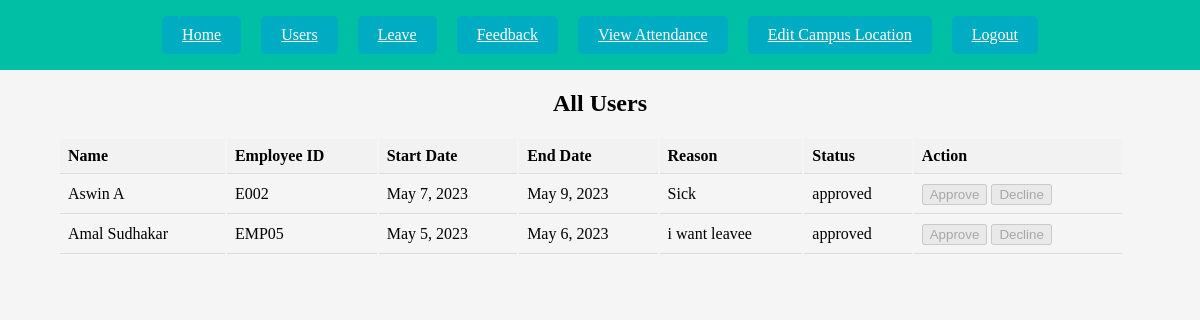
/admin_leave/ (signed in), run on the app's committed database.
### faculty_app/models.py (models this page shows, shortened)
class Leave(models.Model):
    user = models.ForeignKey(User, on_delete=models.CASCADE)
    start_date = models.DateField()
    end_date = models.DateField()
    reason = models.CharField(max_length=255)
    status = models.CharField(max_length=40, default='approval pending')

class Faculty(models.Model):
    user = models.OneToOneField(User, on_delete=models.CASCADE, related_name='faculty')
    dob = models.DateField()
    department = models.CharField(max_length=4, choices=DEPARTMENTS)
    date_of_join = models.DateField()
    subject = models.CharField(max_length=4, choices=SUBJECTS)
    emp_id = models.CharField(max_length=10, unique=True)

### faculty_app/views.py (the view)
# urls.py: path('admin_leave/', views.admin_leave, name='admin_leave'),
@admin_required
def admin_leave(request):
    leaves = Leave.objects.select_related('user__faculty').all()
    return render(request, 'admin/admin_leave.html', {'leaves': leaves})

### faculty_app/templates/admin/admin_leave.html
{% extends 'admin/admin_base.html' %}
{% block content %}
<div class="user-list" style="margin-top: 90px; text-align: center;">
  <table class="user-table">
    <h2>All Users</h2>
    <thead>
      <tr>
        <th>Name</th>
        <th>Employee ID</th>
        <th>Start Date</th>
        <th>End Date</th>
        <th>Reason</th>
        <th>Status</th>
        <th>Action</th>
      </tr>
    </thead>
    <tbody>
      {% for leave in leaves %}
          <tr>
            <td>{{ leave.user.first_name }} {{ leave.user.last_name }}</td>
            <td>{{ leave.user.faculty.emp_id }}</td>
            <td>{{ leave.start_date }}</td>
            <td>{{ leave.end_date }}</td>
            <td>{{ leave.reason }}</td>
            <td>{{ leave.status }}</td>
            <td>
                {% if leave.status not in "['declined', 'approved']" %}
  <form method="post" action="{% url 'update_status' leave.id %}">
    {% csrf_token %}
    <input type="hidden" name="status" value="approved">
    <button type="submit">Approve</button>
  </form>
  <form method="post" action="{% url 'update_status' leave.id %}">
    {% csrf_token %}
    <input type="hidden" name="status" value="declined">
    <button type="submit">Decline</button>
  </form>
{% else %}
  <button disabled>Approve</button>
  <button disabled>Decline</button>
{% endif %}
            </td>
          </tr>
      {% endfor %}
    </tbody>
  </table>
</div>
{% endblock %}

### faculty_app/static/css/style.css (style rules this page uses)
body { background-color: #f5f5f5; }
.user-table { margin-left: 50px; margin-right: 50px; width: 90%; }
.user-table th, .user-table td { padding: 8px; text-align: left; border-bottom: 1px solid #ddd; }
.user-table th { background-color: #f2f2f2; }

### data on the page
Leave: user.first_name "Aswin", user.last_name "A", user.faculty.emp_id "E002", start_date "May 7, 2023", end_date "May 9, 2023", reason "Sick", status "approved", shows "Approve"
Leave: user.first_name "Amal", user.last_name "Sudhakar", user.faculty.emp_id "EMP05", start_date "May 5, 2023", end_date "May 6, 2023", reason "i want leavee", status "approved", shows "Approve"
